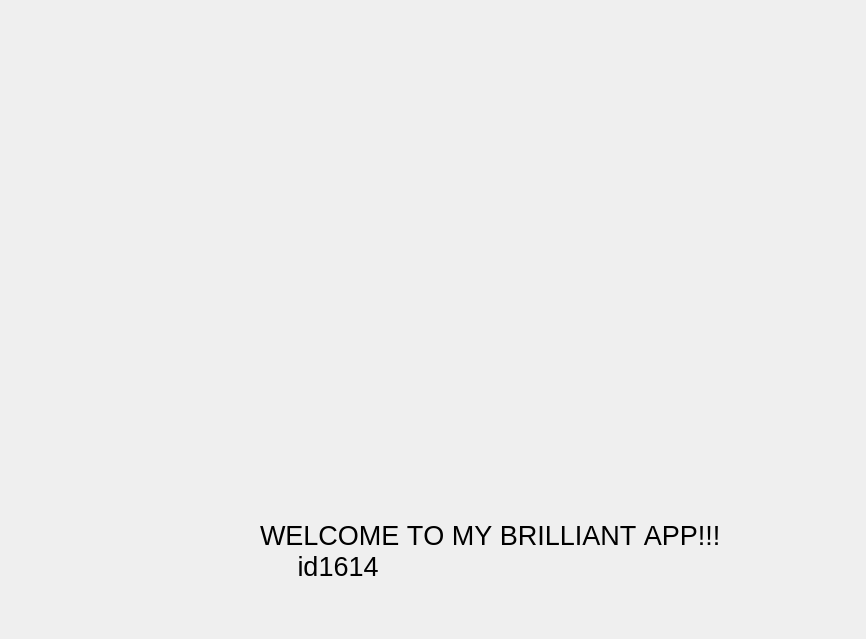
<?xml version="1.0" encoding="UTF-8"?>
<ui version="4.0">
 <class>about</class>
 <widget class="QDialog" name="about">
  <property name="geometry">
   <rect>
    <x>0</x>
    <y>0</y>
    <width>866</width>
    <height>639</height>
   </rect>
  </property>
  <property name="palette">
   <palette>
    <active/>
    <inactive/>
    <disabled/>
   </palette>
  </property>
  <property name="font">
   <font>
    <pointsize>16</pointsize>
   </font>
  </property>
  <property name="windowTitle">
   <string>Dialog</string>
  </property>
  <property name="styleSheet">
   <string notr="true"/>
  </property>
  <widget class="QLabel" name="label">
   <property name="geometry">
    <rect>
     <x>260</x>
     <y>400</y>
     <width>781</width>
     <height>301</height>
    </rect>
   </property>
   <property name="sizePolicy">
    <sizepolicy hsizetype="Fixed" vsizetype="Fixed">
     <horstretch>0</horstretch>
     <verstretch>0</verstretch>
    </sizepolicy>
   </property>
   <property name="font">
    <font>
     <pointsize>20</pointsize>
     <kerning>false</kerning>
    </font>
   </property>
   <property name="cursor">
    <cursorShape>WaitCursor</cursorShape>
   </property>
   <property name="styleSheet">
    <string notr="true"/>
   </property>
   <property name="text">
    <string>WELCOME TO MY BRILLIANT APP!!! 
     id1614</string>
   </property>
  </widget>
 </widget>
 <resources/>
 <connections/>
</ui>
